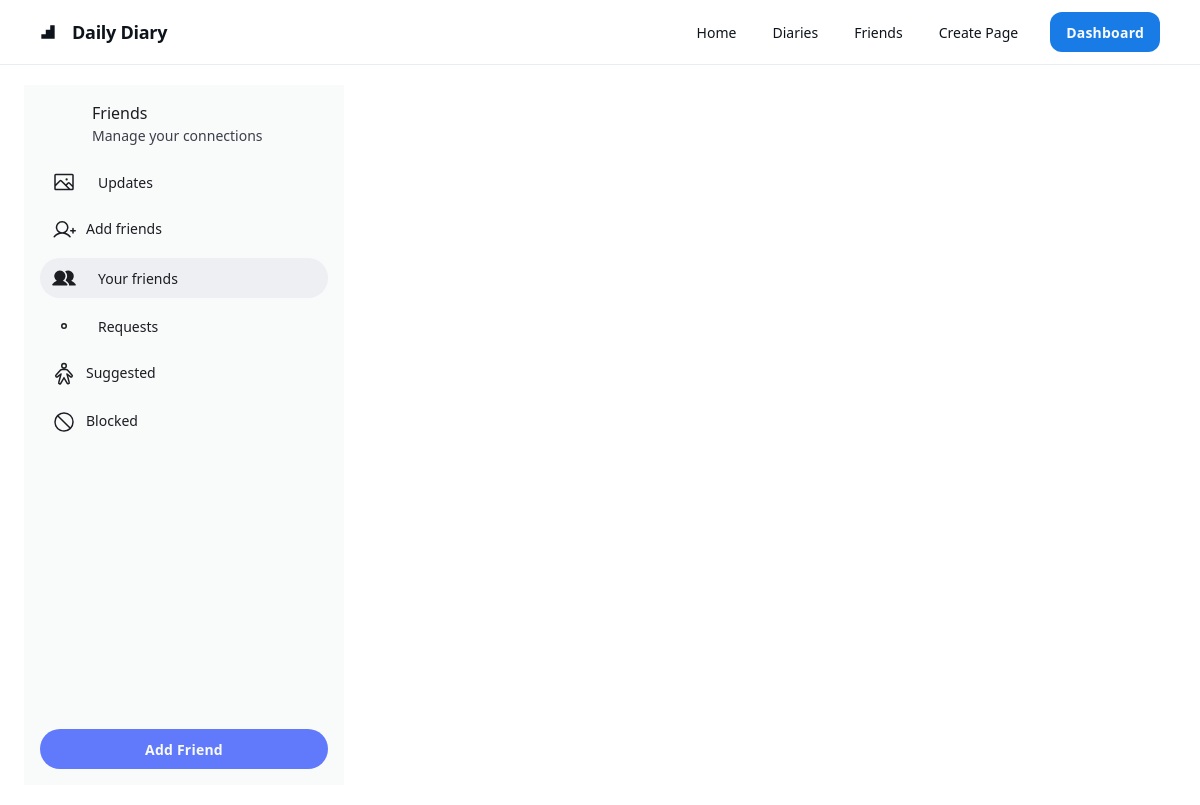
The app's page /friends/unfollow/ (signed in), older data.
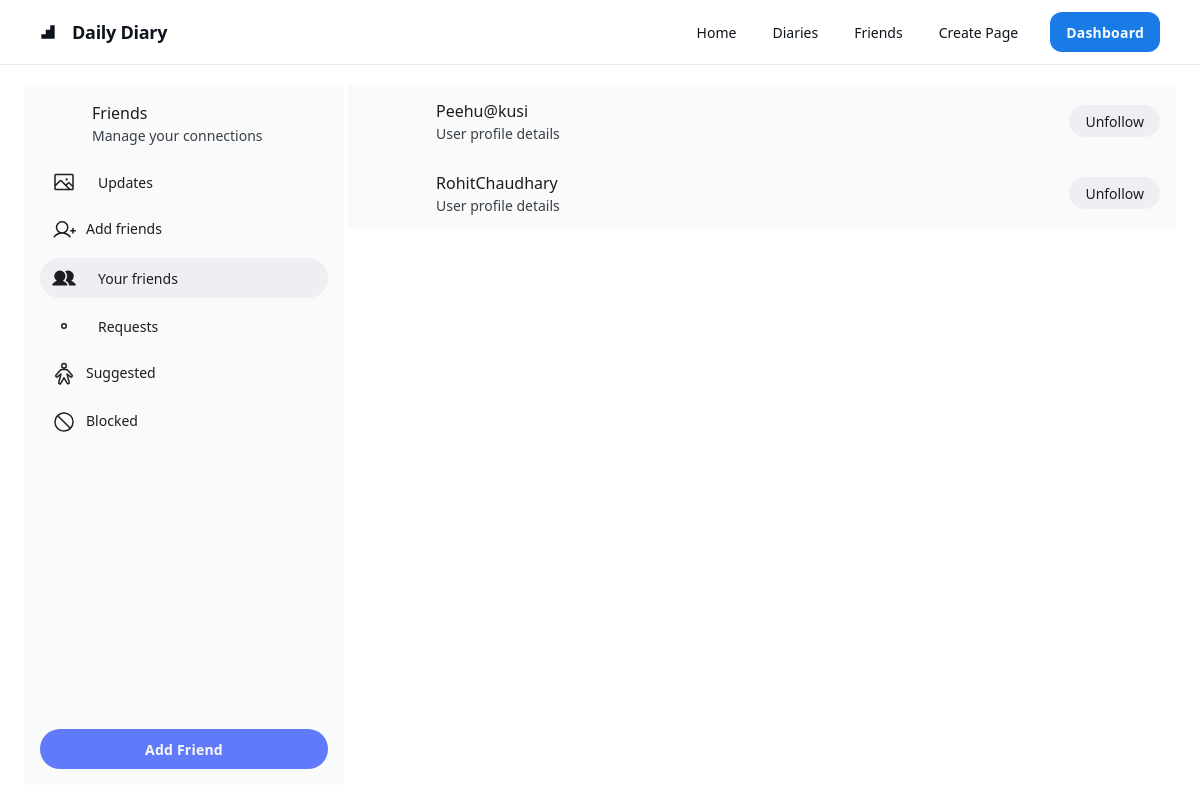
The same page, newer data.
### diary/models.py (models this page shows, shortened)
class Friend(models.Model):
    user_from = models.ForeignKey(User, related_name='friend_set', on_delete=models.CASCADE)
    user_to = models.ForeignKey(User, related_name='friend_of_set', on_delete=models.CASCADE)
    created = models.DateTimeField(auto_now_add=True)

### diary/views.py (the view)
# urls.py: path('friends/unfollow/', views.friends_unfollow, name='friends_unfollow'),
@login_required
def friends_unfollow(request):
    if request.method == 'POST':
        form = FriendForm(request.POST, user=request.user)  # Pass the logged-in user
        if form.is_valid():
            if(request.POST['opt'] == "follow"):
                friend = form.save(commit=False)
                friend.user_from = request.user  # Ensure the logged-in user is user_from
                friend.save()
                Friend.objects.create(user_from=form.cleaned_data['user_to'], user_to=request.user)
                return redirect('friends_unfollow')  # Redirect to a friends list page or wherever you want
            elif(request.POST['opt'] == "delete"):
                friend = Friend.objects.get(user_from=request.user, user_to_id=form.cleaned_data['user_to'])
                reverse_friend = Friend.objects.get(user_from=form.cleaned_data['user_to'], user_to=request.user)
                friend.delete()
                reverse_friend.delete()
                return redirect('friends_unfollow')
    else:
        form = FriendForm(user=request.user)
    friends = User.objects.all()
    my_friends = Friend.objects.filter(user_from = request.user.id)
    friends_to_display = friends.exclude(id__in=my_friends.values('user_to')).exclude(id=request.user.id)
    entries = DiaryEntry.objects.filter(user__username__in=[ "karan", "Peehu@kusi"])[::-1]
    return render(request, 'main/friends_unfollow.html', {'friends': friends_to_display, 'entries':entries, 'form': form, 'my_friends':my_friends})

### diary/templates/main/friends_unfollow.html (shortened to what this page needs)
{% extends './friends.html' %}
{% block friends_extention %}
<div id="Your_Friends">
    {% for friend in my_friends%}
    <div class="flex items-center gap-4 bg-[#F9FAFA] px-4 min-h-[72px] py-2 justify-between">
        <div class="flex items-center gap-4">
            <div class="bg-center bg-no-repeat aspect-square bg-cover rounded-full h-14 w-fit"
                style='background-image: url("https://cdn.usegalileo.ai/sdxl10/88fbe608-8943-400e-9857-4b335060a6b5.png");'>
            </div>
            <div class="flex flex-col justify-center">
                <p class="text-[#1C1D22] text-base font-medium leading-normal line-clamp-1">{{friend.user_to}}</p>
                <p class="text-[#3C3F4A] text-sm font-normal leading-normal line-clamp-2">User profile details
                </p>
            </div>
        </div>
        <div class="shrink-0">
            <form method="POST">
                <button type="submit"
                    class="flex min-w-[84px] max-w-[480px] cursor-pointer items-center justify-center overflow-hidden rounded-full h-8 px-4 bg-[#EEEFF2] text-[#1C1D22] text-sm font-medium leading-normal w-fit">
                    <span class="truncate">Unfollow</span>
                </button>
            </form>
        </div>
    </div>
    {% endfor %}
</div>
{% endblock %}

Row changes from the older to the newer data that the page shows:
added Friend: user_to "Peehu@kusi"
added Friend: user_to "RohitChaudhary"
